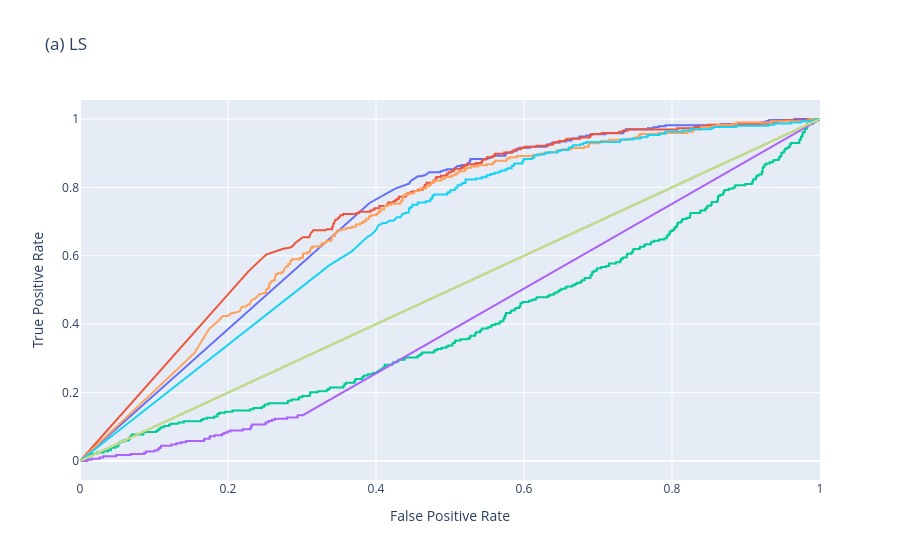

Notebook cell for this chart:
### Code cell
fig = go.Figure()

for i, roc_curve in enumerate(roc_curves_log):
    fig.add_trace(go.Scatter(
        x=roc_curve['False Positive Rate'],
        y=roc_curve['True Positive Rate'],
        mode='lines',
        name=f'ROC Curve {i+1}',
        showlegend=False  # Remove the legend for each trace
    ))

fig.update_layout(
    title='(a) LS',
    xaxis_title='False Positive Rate',
    yaxis_title='True Positive Rate'
)

fig.show()

### Figure 1 — Plotly figure (JSON) as saved in the notebook; plotly's stock layout.template omitted (floating-point values rounded to 4 significant figures; data arrays with more than 128 entries replaced by an {"elided": "..."} marker saying what was removed)
{"data": [{"mode": "lines", "name": "ROC Curve 1", "showlegend": false, "type": "scatter", "x": {"elided": "181 float values"}, "y": {"elided": "181 float values"}}, {"mode": "lines", "name": "ROC Curve 2", "showlegend": false, "type": "scatter", "x": {"elided": "290 float values"}, "y": {"elided": "290 float values"}}, {"mode": "lines", "name": "ROC Curve 3", "showlegend": false, "type": "scatter", "x": {"elided": "534 float values"}, "y": {"elided": "534 float values"}}, {"mode": "lines", "name": "ROC Curve 4", "showlegend": false, "type": "scatter", "x": [0, 0.0003785, 0.009841, 0.009841, 0.01552, 0.01552, 0.0265, 0.0265, 0.03142, 0.03142, 0.04883, 0.04883, 0.06851, 0.06851, 0.08668, 0.08668, 0.08933, 0.08933, 0.1003, 0.1003, 0.1048, 0.1048, 0.1067, 0.1067, 0.109, 0.109, 0.1094, 0.1094, 0.1234, 0.1234, 0.1302, 0.1302, 0.1366, 0.1366, 0.1427, 0.1435, 0.1435, 0.1506, 0.1514, 0.1658, 0.1665, 0.1673, 0.1673, 0.1684, 0.1684, 0.1749, 0.1749, 0.1756, 0.1756, 0.1768, 0.1775, 0.1821, 0.1821, 0.1919, 0.1919, 0.1945, 0.1945, 0.1991, 0.1991, 0.201, 0.2017, 0.2033, 0.2033, 0.212, 0.2127, 0.2199, 0.2199, 0.2301, 0.2301, 0.2313, 0.2313, 0.2328, 0.2328, 0.2498, 0.2498, 0.2502, 0.2509, 0.2517, 0.2517, 0.2547, 0.2547, 0.2593, 0.2593, 0.2615, 0.2623, 0.2634, 0.2634, 0.2797, 0.2797, 0.2805, 0.2812, 0.2937, 0.2937, 0.2945, 0.2945, 0.3013, 1], "y": [0, 0, 0, 0.003436, 0.003436, 0.006873, 0.006873, 0.01031, 0.01031, 0.01375, 0.01375, 0.01718, 0.01718, 0.02062, 0.02062, 0.02405, 0.02405, 0.02749, 0.02749, 0.03093, 0.03093, 0.03436, 0.03436, 0.0378, 0.0378, 0.04124, 0.04124, 0.04467, 0.04467, 0.04811, 0.04811, 0.05155, 0.05155, 0.05498, 0.05498, 0.05498, 0.05842, 0.05842, 0.05842, 0.05842, 0.05842, 0.05842, 0.06186, 0.06186, 0.06529, 0.06529, 0.06873, 0.06873, 0.07216, 0.07216, 0.07216, 0.07216, 0.0756, 0.0756, 0.07904, 0.07904, 0.08247, 0.08247, 0.08591, 0.08591, 0.08591, 0.08591, 0.08935, 0.08935, 0.08935, 0.08935, 0.09278, 0.09278, 0.09622, 0.09622, 0.1031, 0.1031, 0.1065, 0.1065, 0.11, 0.11, 0.11, 0.11, 0.1134, 0.1134, 0.1168, 0.1168, 0.1203, 0.1203, 0.1203, 0.1203, 0.1237, 0.1237, 0.1271, 0.1271, 0.1271, 0.1271, 0.1306, 0.1306, 0.134, 0.134, 1]}, {"mode": "lines", "name": "ROC Curve 5", "showlegend": false, "type": "scatter", "x": {"elided": "347 float values"}, "y": {"elided": "347 float values"}}, {"mode": "lines", "name": "ROC Curve 6", "showlegend": false, "type": "scatter", "x": {"elided": "233 float values"}, "y": {"elided": "233 float values"}}, {"mode": "lines", "name": "ROC Curve 7", "showlegend": false, "type": "scatter", "x": [0, 1], "y": [0, 1]}, {"mode": "lines", "name": "ROC Curve 8", "showlegend": false, "type": "scatter", "x": [0, 1], "y": [0, 1]}], "layout": {"title": {"text": "(a) LS"}, "xaxis": {"title": {"text": "False Positive Rate"}}, "yaxis": {"title": {"text": "True Positive Rate"}}}}
